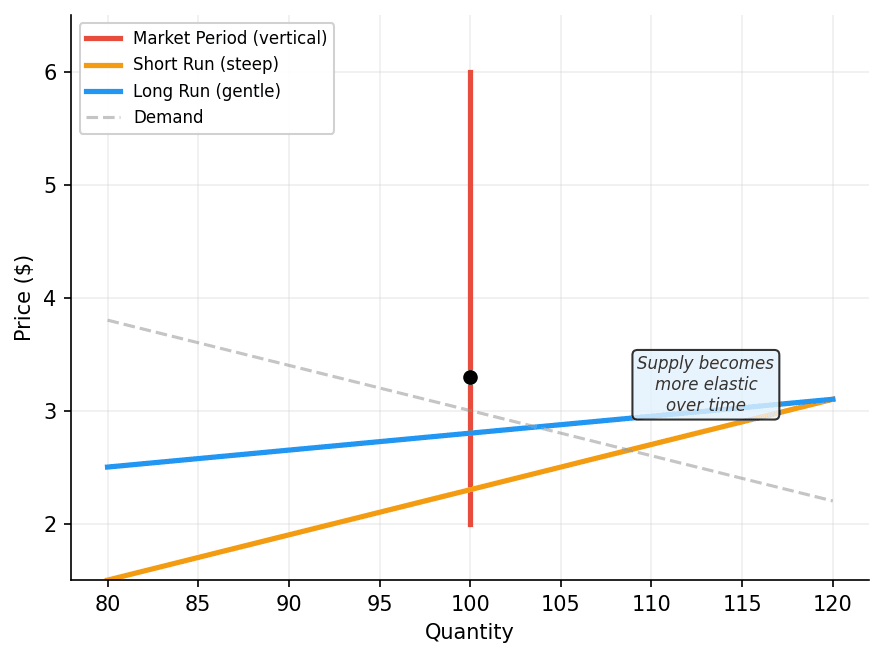

The Python source for this figure:
"""Supply elasticity over time: three supply curves getting flatter (market period, short run, long run)."""
import matplotlib
matplotlib.use('Agg')
import matplotlib.pyplot as plt
import numpy as np

fig, ax = plt.subplots(figsize=(6, 4.5))

q = np.linspace(80, 120, 100)

# Market period: nearly vertical
q_mp = np.full(100, 100)
p_mp = np.linspace(2, 6, 100)
ax.plot(q_mp, p_mp, color='#e74c3c', linewidth=2.5, label='Market Period (vertical)')

# Short run: steep positive slope
p_sr = 1.5 + 0.04 * (q - 80)
ax.plot(q, p_sr, color='#f39c12', linewidth=2.5, label='Short Run (steep)')

# Long run: gentle positive slope
p_lr = 2.5 + 0.015 * (q - 80)
ax.plot(q, p_lr, color='#2196F3', linewidth=2.5, label='Long Run (gentle)')

# Equilibrium points
ax.plot(100, 3.3, 'ko', markersize=6, zorder=5)

# Demand curve
q_d = np.linspace(80, 120, 100)
p_d = 7 - 0.04 * q_d
ax.plot(q_d, p_d, color='#9e9e9e', linewidth=1.5, linestyle='--', alpha=0.6, label='Demand')

# Annotation arrows
ax.annotate('Supply becomes\nmore elastic\nover time', xy=(113, 3.0), fontsize=8,
            ha='center', color='#333', style='italic',
            bbox=dict(boxstyle='round,pad=0.3', facecolor='#e3f2fd', alpha=0.8))

ax.set_xlabel('Quantity', fontsize=10)
ax.set_ylabel('Price ($)', fontsize=10)
ax.set_xlim(78, 122)
ax.set_ylim(1.5, 6.5)
ax.legend(fontsize=8, loc='upper left', framealpha=0.9)
ax.spines['top'].set_visible(False)
ax.spines['right'].set_visible(False)
ax.grid(alpha=0.2)

plt.tight_layout()
plt.savefig('figures/figure_003_supply_elasticity_time.png', dpi=150, bbox_inches='tight',
            facecolor='white', edgecolor='none')
plt.close()
print("OK: figure_003_supply_elasticity_time.png")
